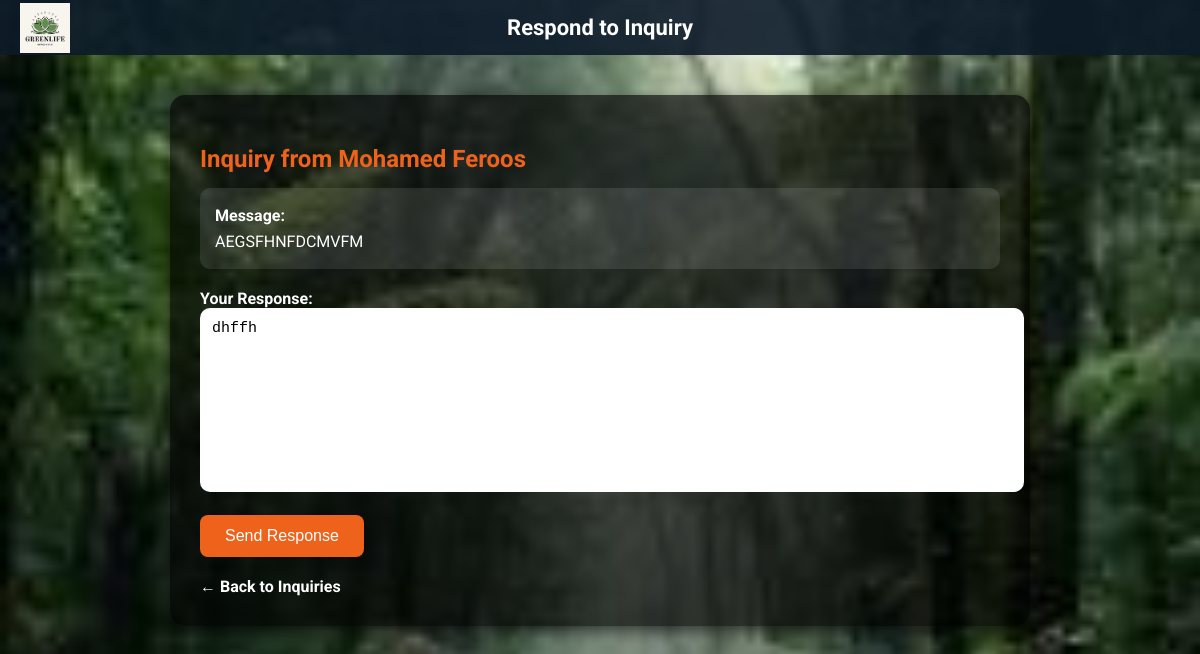
Page /Pages/respond_inquiry.php?id=1 on the committed database.
### tables this page shows
CREATE TABLE IF NOT EXISTS `inquiries` (
  `id` int NOT NULL AUTO_INCREMENT,
  `client_name` varchar(100) NOT NULL,
  `client_email` varchar(100) NOT NULL,
  `blog_id` int DEFAULT NULL,
  `message` text NOT NULL,
  `response` text,
  `status` enum('Pending','Responded') DEFAULT 'Pending',
  `created_at` timestamp NULL DEFAULT CURRENT_TIMESTAMP,
  PRIMARY KEY (`id`)
);

### Pages/respond_inquiry.php (the view, shortened to what this page needs)
<?php
include 'DBconnect.php';
$id = intval($_GET['id']);
$result = mysqli_query($conn, "SELECT * FROM inquiries WHERE id=$id LIMIT 1");
$inquiry = mysqli_fetch_assoc($result);
?>
<!DOCTYPE html>
<html lang="en">
<head>
</head>
<body>
<header>
    <img src="../Images/Logo.png" alt="GreenLife Wellness Logo">
    Respond to Inquiry
</header>
<div class="container">
    <h2>Inquiry from <?= htmlspecialchars($inquiry['client_name']) ?></h2>
    <div class="message-box">
        <strong>Message:</strong><br>
        <?= nl2br(htmlspecialchars($inquiry['message'])) ?>
    </div>
    <form method="post">
        <label for="response"><strong>Your Response:</strong></label><br>
        <textarea name="response" id="response" placeholder="Write your response here..." required><?= htmlspecialchars($inquiry['response'] ?? '') ?></textarea><br><br>
        <button type="submit" name="submit_response">Send Response</button>
    </form>
    <a href="manage_inquiries.php" class="back-link">← Back to Inquiries</a>
</div>
</body>
</html>

### Pages/respond_inquiry.php (style rules this page uses)
body { font-family: 'Roboto', sans-serif; margin: 0; padding: 0; background: url( "../Images/Back Ground.jpg") no-repeat center center fixed; background-size: cover; color: #fff; }
header { display: flex; align-items: center; justify-content: center; background: rgba(13,27,42,0.9); padding: 15px; color: #fff; font-size: 22px; font-weight: bold; position: relative; }
header img { position: absolute; left: 20px; height: 50px; }
.container { max-width: 800px; margin: 40px auto; background: rgba(0,0,0,0.65); padding: 30px; border-radius: 15px; box-shadow: 0 6px 15px rgba(0,0,0,0.6); }
.container h2 { color: #ef621b; margin-bottom: 15px; }
.message-box { background: rgba(255,255,255,0.1); padding: 15px; border-radius: 10px; margin-bottom: 20px; line-height: 1.6; }
textarea { width: 100%; height: 160px; padding: 12px; border-radius: 10px; border: none; resize: none; font-size: 15px; }
button { padding: 12px 25px; background: #ef621b; color: #fff; border: none; border-radius: 8px; font-size: 16px; cursor: pointer; transition: background 0.3s ease, transform 0.2s ease; }
.back-link { display: inline-block; margin-top: 20px; color: #fff; text-decoration: none; font-weight: bold; }

### rows in the picture
inquiries: client_name "Mohamed Feroos", message "AEGSFHNFDCMVFM", response "dhffh"
